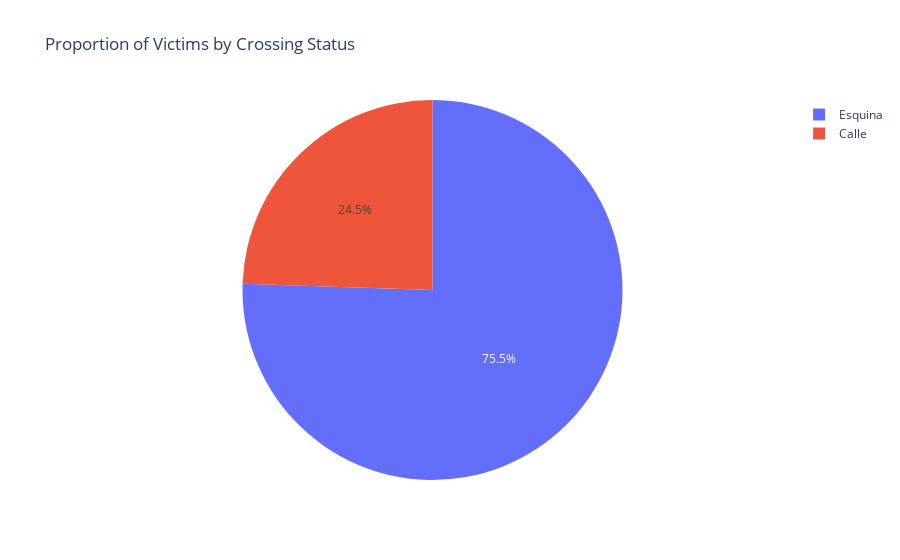

The notebook cell this image was saved under:
### Code cell
import plotly.express as px

# Group data by 'es_cruce', summing 'n_victimas'
grouped_data = data_hm.groupby('es_cruce')['n_victimas'].sum().reset_index()

# Create a pie chart using Plotly Express
fig = px.pie(grouped_data, values='n_victimas', names='es_cruce', 
             title='Proportion of Victims by Crossing Status')

# Show the plot
fig.show()

### Figure 1 — Plotly figure (JSON) as saved in the notebook; plotly's stock layout.template omitted (floating-point values rounded to 4 significant figures)
{"data": [{"domain": {"x": [0, 1], "y": [0, 1]}, "hovertemplate": "es_cruce=%{label}<br>n_victimas=%{value}<extra></extra>", "labels": ["Calle", "Esquina"], "legendgroup": "", "name": "", "showlegend": true, "type": "pie", "values": [175, 540]}], "layout": {"legend": {"tracegroupgap": 0}, "title": {"text": "Proportion of Victims by Crossing Status"}}}
